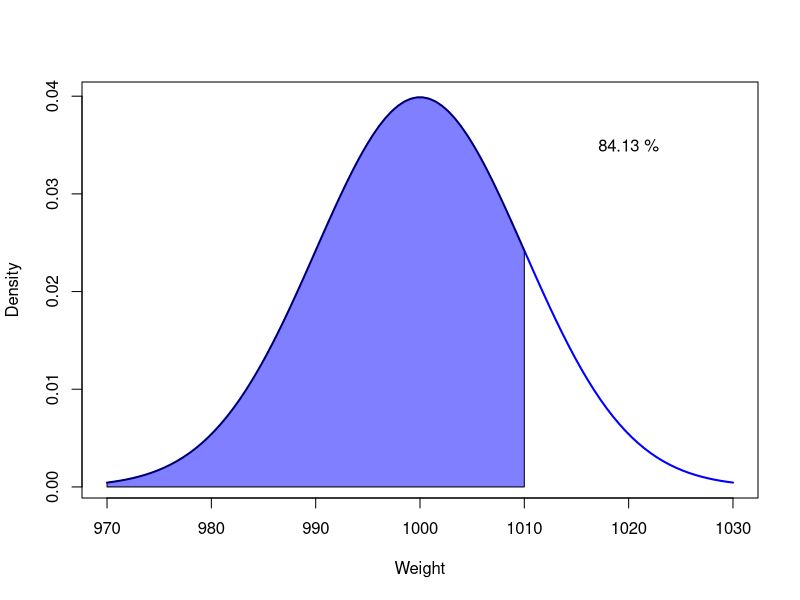

This chart was generated by the following R code:
#Calculate probability that an object has weight<=1010 i.e, P(X>1080)
Mean <- 1000
Sd <- 10

# X grid for non-standard normal distribution
x <- seq(-3, 3, length = 100) * Sd + Mean 

# Density function
f <- dnorm(x, Mean, Sd)

lb <- min(x) # Lower bound
ub <- 1010   # Upper bound

x2 <- seq(lb, ub, length = 100) # New Grid
y <- dnorm(x2, Mean, Sd) # Density

plot(x, f, type = "l", lwd = 2, col = "blue", ylab = "Density", xlab = "Weight")
 

polygon(c(lb, x2, ub), c(0, y, 0), col = rgb(0, 0, 1, alpha = 0.5))
per=pnorm(1010, Mean, Sd,lower.tail = TRUE)
per=round(per,4)
t=paste(per*100,"%");
text(1020, 0.035,t )